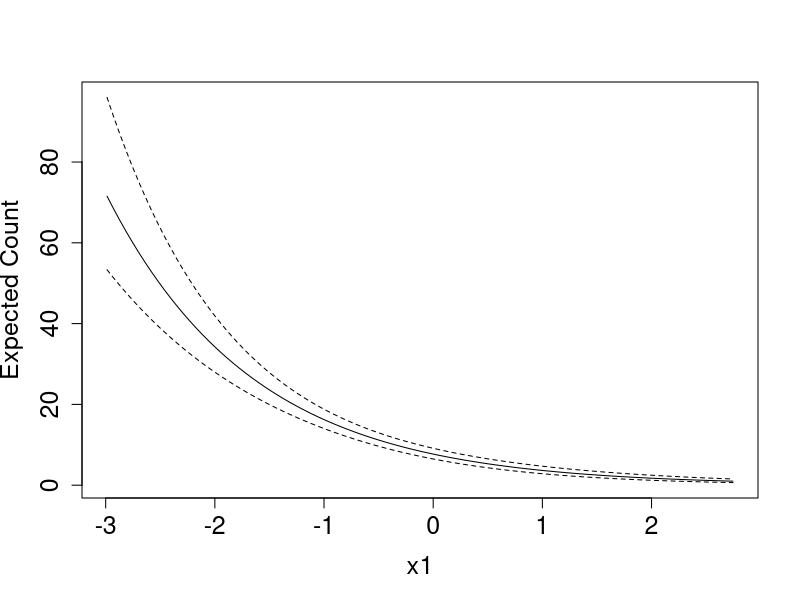
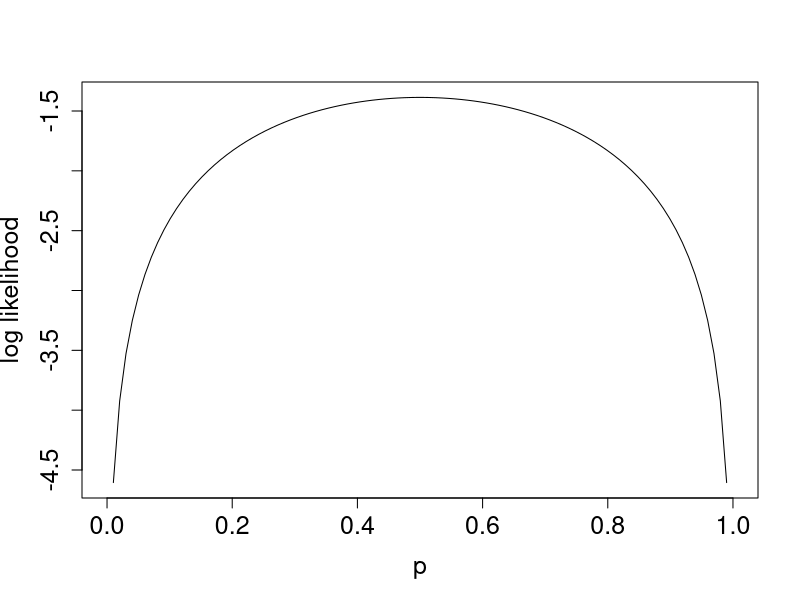

Write the R code that produced these figures, in order.
## ---- chunk 1
#setwd(choose.dir('Exam2.csv'))
exam <- read.csv(file = 'Exam2.csv')

head(exam)

## ---- chunk 2
fit<-glm(y~x1*x2+x3, family = poisson, data = exam)
summary(fit)

## ---- chunk 3
beta<-coef(fit)
beta[2]+beta[6]*1

## ---- chunk 4
newdat<-data.frame( x1 = seq(min(exam$x1), max(exam$x1), length.out = 100), x2 = -1, x3 = factor(x = rep('a', times = 100), levels = c('a', 'b', 'c')))

prd<-predict.glm(object = fit, newdata = newdat, type = 'link', se.fit = T)
low<-prd$fit-qnorm(.975)*prd$se.fit
high<-prd$fit+qnorm(.975)*prd$se.fit

plot(y=exp(prd$fit), x=newdat$x1, ylab = 'Expected Count', xlab = 'x1', cex.axis = 1.5, cex.lab = 1.5, type = 'l', ylim = c(min(exp(low)), max(exp(high))))
lines(x = newdat$x1, y = exp(low), lty = 2)
lines(x = newdat$x1, y = exp(high), lty = 2)

## ---- chunk 5
(exp(beta[4])-1)*100
(exp(beta[5])-1)*100

## ---- chunk 6
#install.packages('multcomp')
library(multcomp)

m<-matrix(c(0,0,0,1,-1,0),nrow=1)
cntr<- glht(model = fit, m)
cntr
summary(cntr)
## ---- chunk 7
s<-summary(fit)[['coefficients']][,2]
ts<-beta[6]/s
ts

pst<-pnorm(-1*abs(ts))*2
pst
## ---- chunk 8
y<-c(0,1)
lik<-function(p,y){
  sum(dbinom(y, size =1, prob = p, log = -2))
}

p<-seq(from=0, to=1, length.out = 100)
ll<-numeric(100)
for(i in 1:100){
  ll[i]<-lik(p[i], y)
}

plot(x=p, y=ll, ylab='log likelihood', xlab = 'p', cex.axis = 1.5, cex.lab = 1.5, type = 'l')
